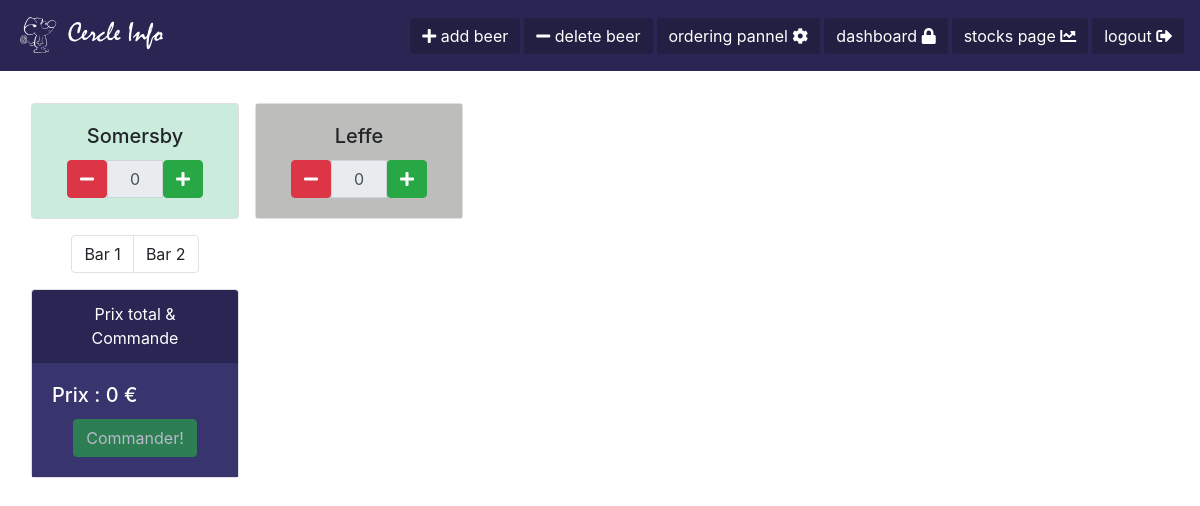
The app's page /beer_ordering/ (signed in) with its own data.
### Beer/models.py (models this page shows, shortened)
class Beer(models.Model):
    beer_name = models.CharField(max_length=100)
    price = models.FloatField(null=False)
    buy_price = models.FloatField(null=False)
    stock = models.IntegerField(null=False)
    static_stock = models.IntegerField(null=False)
    coef_up = models.FloatField(null=False)
    coef_down = models.FloatField(null=False)
    coef_max = models.FloatField(null=False)
    coef_min = models.FloatField(null=False)
    q_qarder = models.IntegerField(null=False, default=0)
    q_current_qarder = models.IntegerField(null=False, default=0)
    alcohol_percentage = models.FloatField(null=False, default=0)
    bar = models.IntegerField(null=False, default=1)
    trend = models.CharField(max_length=10, default='EQUAL')
    out_of_stock = models.BooleanField(null=False, default=False)
    best_value = models.BooleanField(null=False, default=False)
    best_price = models.BooleanField(null=False, default=False)
    class Meta:
        permissions = (('show_tool_bar', 'Can show the toolbar'),
                       ('failsafe_mode', 'Can access to failsafe'),)

### Beer/views.py (the view)
# urls.py: path('beer_ordering/', BeerViews.beer_ordering_view, name='beer_ordering'),
@login_required
def beer_ordering_view(request):
    return render(request, 'ordering_beer_page.html', {'beers': BeerModel.objects.all(), 'history': History.objects.all()})

### Beer/templatetags/filter_extra.py (called while the page is built)
def rcolors(value):
    letters = 'B,C,D,E,F'.split(',')
    color = '#'
    while color in color_list:
        for i in range(6):
            color += letters[math.floor(random() * len(letters))]
    color_list.append(color)
    return color

### templates/ordering_beer_page.html (shortened to what this page needs)
{%extends 'main_template.html' %}
{% load static %}
{%block content%}
<div class="container-fluid">
  <div class="row">
    <div class="col-sm-8">
      {% include 'beer_card.html' with beers=beers%}
      <div class="mt-3 ml-3" style="max-width: 13rem;">
        <ul class="pagination justify-content-center">
            <li class="page-item"><a class="page-link" onclick="show_bar(1);hide_bar(2);">Bar 1</a></li>
            <li class="page-item"><a class="page-link" onclick="show_bar(2);hide_bar(1)">Bar 2</a></li>
        </ul>
      </div>
      <div class="card text-white mt-3 ml-3" style="max-width: 13rem;">
          <div class="card-header text-center"style="background-color: #292654;">Prix total & Commande</div>
          <div class="card-body" style="background-color: #37346e;">
              <h5 class="card-title" id="total_price">Prix : 0 €</h5>
              <div class="text-center">
                  <div class="btn btn-success disabled" id="order_btn" onclick="make_order()">Commander!</div>
              </div>
          </div>
      </div>
    </div>
        <div class="col-sm-4">
      {% include 'ordering_list.html' with history=history %}
        </div>
  </div>
</div>
{%endblock%}

### templates/beer_card.html
{% load static %}
{% load filter_extra %}
<div class="row col-sm">
{% for beer in beers %}
    <div class="card ml-3 mt-3 bar{{beer.bar}}" style="width: 13rem;">
      <div id="card{{beer.beer_name}}" class="card-body" style='background-color: {{beer.beer_name|rcolors}};'>
          {% if beer.out_of_stock == False %}
           <h5 id="card_title_{{beer.beer_name}}" class="card-title text-center">{{ beer.beer_name }}</h5>
          {% else %}
           <h5 id="card_title_{{beer.beer_name}}" class="card-title text-center" style="text-decoration: line-through">{{ beer.beer_name }}</h5>
          {% endif %}
        <div class="input-group col-sm-12">
          <span class="input-group-btn">
              <div class="btn btn-danger" onclick="minus({{ forloop.counter }}, '{{ beer.beer_name }}')">
                  <i class="fas fa-minus"></i>
              </div>
          </span>
          <input type="text" id="input{{ beer.beer_name}}" class="form-control input-number text-center" value="0" min="0" disabled>
          <span class="input-group-btn max-btn" id="plus{{ beer.beer_name }}" onclick="plus({{ forloop.counter }}, '{{ beer.beer_name }}')">
              <button type="button"  class="btn btn-success">
                  <i class="fas fa-plus"></i>
              </button>
          </span>
      </div>
      </div>
    </div>
{% endfor %}
</div>

### records on screen
Beer: {{ beer.bar }} 1 (drawn), beer_name "Somersby"
Beer: {{ beer.bar }} 1 (drawn), beer_name "Leffe"
